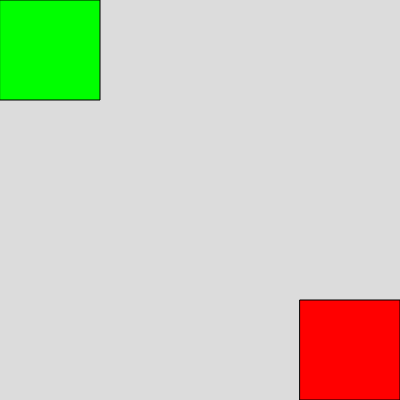
Frame 1 (no input)
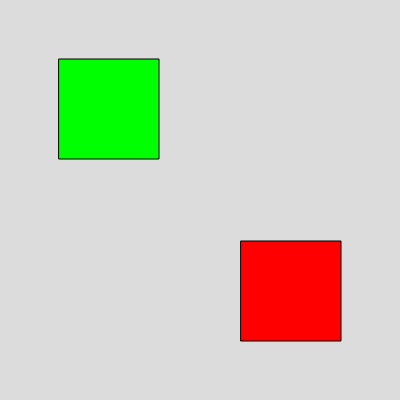
Frame 60 (no input)
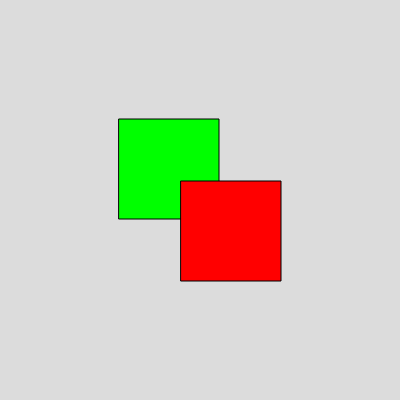
Frame 120 (the mouse pressed at the canvas centre since frame 60)

The p5.js sketch that drew these frames (run headless with seeded random() and noise() and a simulated clock; from frame 60 on, the mouse is pressed at the canvas centre):

// p5.js sketch
// ── sketch.js
 // Press Space to visualize cross sections and print areas

//By Jason Bodzy

function setup() {
  createCanvas(400, 400);
  pos1 = 1;
  
  square1 = new boxc();
  square1.x = 0;
  square1.y = 0;
  square1.width = 100;
  square1.height = 100;
  square1.color = "LIME";
  square1.incrament = 1;
  
  
  square2 = new boxc();
  square2.width = 100;
  square2.height = 100;
  square2.x = width - square2.width;
  square2.y = height - square2.height;
  square2.color = "RED";
  square2.incrament = -1;
  
  
  stopped = false;
}

function draw() {
  background(220);
  square1.update();
  square2.update();
  
      fill(color("MAGENTA"))
  
  if(stopped == true){
    pos1 = 0;
    neg1 = 0;
    fill(color("MAGENTA"))
    
    if(square1.y < square2.y){
      potwidth = square1.width - (square1.width - ((square1.x + square1.width) - square2.x));
      potheight = square1.height - (square1.height - ((square1.y + square1.height) - square2.y));
      rect(square2.x , square2.y, potwidth, potheight);
    }else{
      potwidth = square2.width - (square2.width - ((square2.x + square2.width) - square1.x));
      potheight = square2.height - (square2.height - ((square2.y + square2.height) - square1.y));
      rect(square1.x , square1.y, potwidth, potheight);
    }
    
    print("Area: " + potwidth * potheight);
    
  }
  if(stopped == false){
    pos1 = 1;
    potwidth = 0;
    petheight = 0;
  }

}

function keyPressed(){
  if(key == ' '){
    if(stopped == false){
      stopped = true; 
    }else{
     stopped = false; 
    }

   
  
  }
  
}

class boxc{
  constructor(){
    this.x;
    this.y;
    this.width;
    this.height;
    this.incrament;
    this.previousincrament;
  }
  
  update(){
    fill(color(this.color));
    rect(this.x,this.y,this.width,this.height);
    this.x += this.incrament * pos1;
    this.y += this.incrament * pos1;
    
    

      if(this.x >= width - this.width && this.incrament == 1){
         this.incrament = -1;
      }

      if(this.x <= 0 && this.incrament == -1){
         this.incrament = 1;
      }
    
    
  }
  
}
